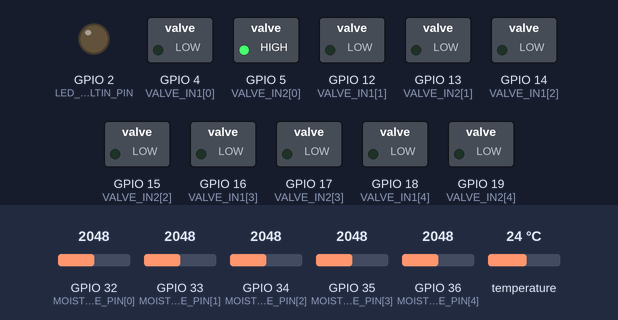
A sketch run on a simulated ESP32. Parts: switched loads named in the sketch (green lamp = pin HIGH), output pins drawn as LEDs (lit = HIGH). The test bench sets the inputs (shaded band); at power-on: GPIO 32 (MOISTURE_PIN[0]) = 2048, GPIO 33 (MOISTURE_PIN[1]) = 2048, GPIO 34 (MOISTURE_PIN[2]) = 2048, GPIO 35 (MOISTURE_PIN[3]) = 2048, GPIO 36 (MOISTURE_PIN[4]) = 2048, temperature 24 °C. WiFi joins after 1.5 s; servers stay silent unless stated; uploads are accepted with an empty reply; random numbers use the default seed unless the sketch sets one; EEPROM starts erased; what the sketch prints to the serial monitor is not drawn.

Above: at 0.1 s.
At 1.0 s:
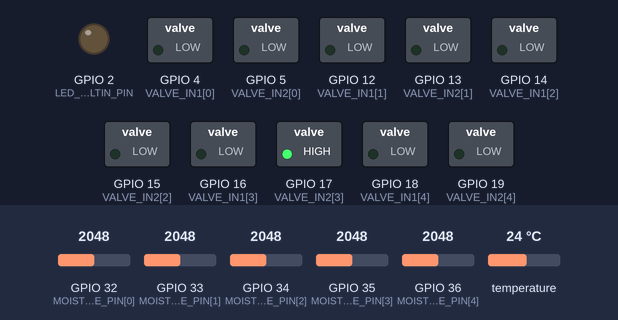
At 1.8 s:
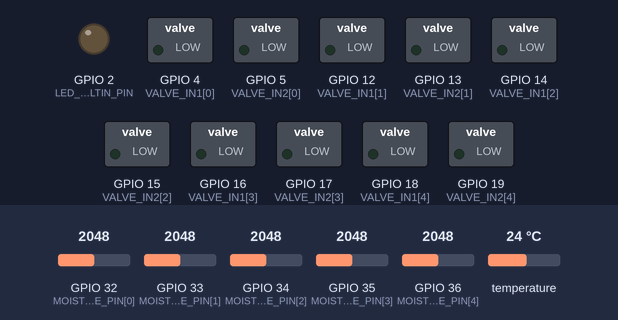
At 3.1 s:
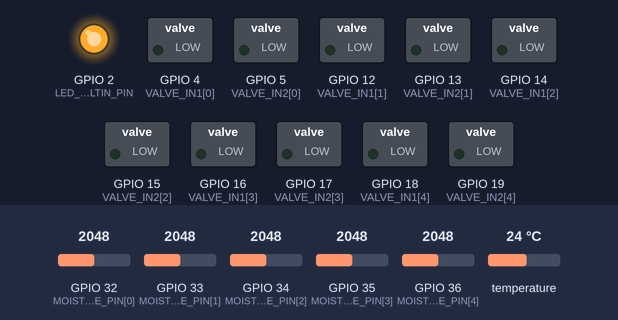
Timing chart, 0 to 4.6 s (numbered marks = the images above):
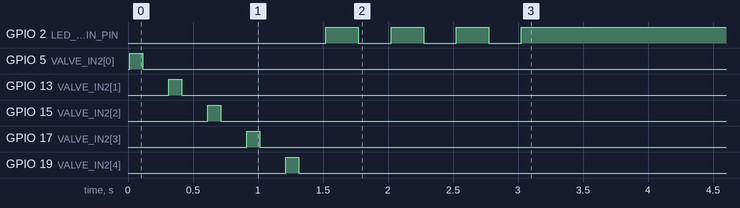

Measured:
- by itself, GPIO 2 (LED_BUILTIN_PIN): alternates HIGH for 0.25 s and LOW for 0.25 s, 6 changes in all, then stays HIGH

The sketch:

irrigation_controller.ino
```cpp
#include <WiFi.h>
#include <WebServer.h>
#include <HTTPClient.h>
#include <Preferences.h>
#include <OneWire.h>
#include <DallasTemperature.h>
#include <ArduinoJson.h>
#include <algorithm>
#include "secrets.h"   // git-ignored — copy from secrets.example.h

// ── Which unit this board is ──────────────────────────────────────────────────
// Set in secrets.h together with that unit's key: 1 = Unit A, 2 = B, 3 = C, 4 = D.
// Unit D has four zones and the pond level sensor.
#define UNIT_ID           SECRET_UNIT_ID

// ── WiFi credentials ─────────────────────────────────────────────────────────
const char* WIFI_SSID     = SECRET_WIFI_SSID;
const char* WIFI_PASSWORD = SECRET_WIFI_PASSWORD;

// ── Central server ────────────────────────────────────────────────────────────
// The board checks in every CHECKIN_MS; the reply says which valves should be
// open and for how many more seconds. Key = 'unit-a' … 'unit-d' in
// backend/config/device_keys.php.
const char* SERVER_URL    = "http://paradisepond.tech/irrigation";
const char* API_KEY       = SECRET_API_KEY;
#define CHECKIN_MS        5000UL   // also how fast Open/Close on the web page takes effect
#define HTTP_TIMEOUT_MS   3000
#define SENSOR_REPORT_MS  60000UL  // moisture, temperature (and pond level) go with one check-in a minute

// ── Hardware pin assignments ──────────────────────────────────────────────────
#define LED_BUILTIN_PIN   2
#define ONE_WIRE_PIN      21

// IN1 = the open drive, IN2 = the close drive, for each zone.
// Units A–C: one DRV8871 per zone. GPIO 12 is a strapping pin and must be LOW at
// boot — the DRV8871's own input pull-downs keep it LOW.
// Unit D: Songle 8-relay module (active LOW, as on Unit E), two relays per valve.
// Each relay's COM goes to one valve wire, NO to 9V and NC to GND, so at rest both
// wires sit on GND, and the IN1 relay or the IN2 relay pulses the valve one way or
// the other. The module holds its inputs HIGH, so Zone 22 uses GPIO 25, not 12.
#if UNIT_ID == 4
#define NUM_ZONES         4
#define POND_SENSOR       1
#define VALVE_ON          LOW
#define VALVE_OFF         HIGH
const uint8_t VALVE_IN1[NUM_ZONES]    = {4,  25, 14, 16};   // relays K1, K3, K5, K7
const uint8_t VALVE_IN2[NUM_ZONES]    = {5,  13, 15, 17};   // relays K2, K4, K6, K8
const uint8_t MOISTURE_PIN[NUM_ZONES] = {32, 33, 34, 35};   // DFRobot SEN0308
#else
#define NUM_ZONES         5
#define POND_SENSOR       0
#define VALVE_ON          HIGH
#define VALVE_OFF         LOW
const uint8_t VALVE_IN1[NUM_ZONES]    = {4,  12, 14, 16, 18};
const uint8_t VALVE_IN2[NUM_ZONES]    = {5,  13, 15, 17, 19};
const uint8_t MOISTURE_PIN[NUM_ZONES] = {32, 33, 34, 35, 36};
#endif

// ── Pond level (Unit D) ───────────────────────────────────────────────────────
// Taidacent waterproof ultrasonic sensor, UART 9600 8N1, mounted above the water
// looking down. Each frame is 0xFF, high byte, low byte, checksum (low 8 bits of
// the sum of the first three); the distance is high × 256 + low in mm. The
// "auto output" version sends frames on its own; the "controlled" version answers
// a byte on its RX, so the board sends one whenever frames stop arriving.
#define POND_RX_PIN       26        // ← sensor TX (pin 4, white)
#define POND_TX_PIN       27        // → sensor RX (pin 3, yellow). Power it from 3.3V (red, black = GND)
#define POND_SAMPLES      15        // median of the latest readings, to ride out ripples
#define POND_STALE_MS     10000UL   // no reading for this long = sensor not answering

// ── Valves ────────────────────────────────────────────────────────────────────
// Rainbird 9V latching solenoids: a 100 ms pulse switches them, and they stay
// put without power. Open = IN1 on, close = IN2 on, idle = both off.
#define VALVE_PULSE_MS    100
#define VALVE_GAP_MS      200   // between pulses, so two solenoids never pulse at once

// ── Global state ──────────────────────────────────────────────────────────────
WebServer         server(80);
Preferences       prefs;
OneWire           oneWire(ONE_WIRE_PIN);
DallasTemperature tempSensors(&oneWire);

struct Zone {
    bool          open;
    unsigned long closeAtMs;     // the board closes the valve itself at this time
};
Zone zones[NUM_ZONES];

unsigned long lastCheckinMs  = 0;
unsigned long lastSensorMs   = 0;
bool          sensorsDue     = true;   // send readings with the first check-in

#if POND_SENSOR
uint16_t      pondSamples[POND_SAMPLES];
uint8_t       pondCount      = 0, pondNext = 0;
unsigned long pondLastMs     = 0;       // last good frame
unsigned long pondPollMs     = 0;
uint8_t       pondFrame[4];
uint8_t       pondPos        = 0;
#endif

// ── Valve event queue ─────────────────────────────────────────────────────────
// Every open/close is queued and sent with the next check-in, so moves during a
// WiFi outage still reach the event log. seq starts at 1 each boot; the server
// uses boot_id + seq to skip events it already stored.
enum Reason : uint8_t { REASON_SERVER, REASON_TIMER, REASON_RESTART };
const char* REASON_NAME[] = {"server", "timer", "restart"};

struct ValveEvent {
    uint32_t      seq;
    uint8_t       zone;          // local index 0 to NUM_ZONES - 1
    bool          open;
    Reason        reason;
    unsigned long atMs;
};
#define EVENT_QUEUE_LEN   32
ValveEvent    eventQueue[EVENT_QUEUE_LEN];
uint8_t       eventCount   = 0;
uint32_t      nextEventSeq = 1;
uint32_t      bootId       = 0;

void queueEvent(uint8_t z, bool open, Reason reason) {
    if (eventCount == EVENT_QUEUE_LEN) {   // full (long WiFi outage) — drop the oldest
        memmove(eventQueue, eventQueue + 1, sizeof(ValveEvent) * (EVENT_QUEUE_LEN - 1));
        eventCount--;
    }
    eventQueue[eventCount++] = {nextEventSeq++, z, open, reason, millis()};
}

void dropSentEvents(uint8_t sent) {
    memmove(eventQueue, eventQueue + sent, sizeof(ValveEvent) * (eventCount - sent));
    eventCount -= sent;
}

// ── Valve control ─────────────────────────────────────────────────────────────
void saveValveStates() {
    prefs.begin("valves", false);
    for (uint8_t i = 0; i < NUM_ZONES; i++) {
        char key[4];
        snprintf(key, sizeof(key), "v%d", i);
        prefs.putBool(key, zones[i].open);
    }
    prefs.end();
}

void pulse(uint8_t z, bool open) {
    digitalWrite(VALVE_IN1[z], open ? VALVE_ON  : VALVE_OFF);
    digitalWrite(VALVE_IN2[z], open ? VALVE_OFF : VALVE_ON);
    delay(VALVE_PULSE_MS);
    digitalWrite(VALVE_IN1[z], VALVE_OFF);
    digitalWrite(VALVE_IN2[z], VALVE_OFF);
    delay(VALVE_GAP_MS);
}

void setValve(uint8_t z, bool open, Reason reason, uint32_t runSec = 0) {
    if (open) zones[z].closeAtMs = millis() + runSec * 1000UL;
    if (zones[z].open == open) return;
    pulse(z, open);
    zones[z].open = open;
    saveValveStates();
    queueEvent(z, open, reason);
    Serial.printf("Zone %d valve %s (%s)\n", z, open ? "OPEN" : "CLOSED", REASON_NAME[reason]);
}

// Close any valve whose run time is up — works without WiFi
void runTimers() {
    for (uint8_t z = 0; z < NUM_ZONES; z++) {
        if (zones[z].open && (long)(millis() - zones[z].closeAtMs) >= 0) {
            setValve(z, false, REASON_TIMER);
        }
    }
}

// ── Status ────────────────────────────────────────────────────────────────────
void fillStatus(JsonDocument& doc) {
    unsigned long now = millis();
    doc["unit_id"]  = UNIT_ID;
    doc["ip"]       = WiFi.localIP().toString();
    doc["uptime_s"] = now / 1000;
    doc["rssi"]     = WiFi.RSSI();   // dBm, shown on the dashboard
    doc["bssid"]    = WiFi.BSSIDstr();   // which access point it's on
    JsonArray arr = doc["valves"].to<JsonArray>();
    for (uint8_t z = 0; z < NUM_ZONES; z++) {
        JsonObject o = arr.add<JsonObject>();
        o["open"] = zones[z].open;
        long left = zones[z].open ? (long)(zones[z].closeAtMs - now) / 1000 : 0;
        o["remaining_s"] = left < 0 ? 0 : left;
    }
}

#if POND_SENSOR
// Read whatever bytes have arrived and keep each good frame's distance
void readPond() {
    while (Serial2.available()) {
        uint8_t b = Serial2.read();
        if (pondPos == 0 && b != 0xFF) continue;   // wait for a frame start
        pondFrame[pondPos++] = b;
        if (pondPos < 4) continue;
        pondPos = 0;
        if (((pondFrame[0] + pondFrame[1] + pondFrame[2]) & 0xFF) != pondFrame[3]) continue;
        uint16_t mm = pondFrame[1] << 8 | pondFrame[2];
        if (mm == 0) continue;                     // nothing in range
        pondSamples[pondNext] = mm;
        pondNext = (pondNext + 1) % POND_SAMPLES;
        if (pondCount < POND_SAMPLES) pondCount++;
        pondLastMs = millis();
    }
    // Controlled-output sensors only measure when asked
    if (millis() - pondLastMs > 1000 && millis() - pondPollMs > 300) {
        pondPollMs = millis();
        Serial2.write(0x55);
    }
}

// Median of the recent readings in mm, or 0 when the sensor has gone quiet
uint16_t pondDistanceMm() {
    if (pondCount == 0 || millis() - pondLastMs > POND_STALE_MS) return 0;
    uint16_t sorted[POND_SAMPLES];
    memcpy(sorted, pondSamples, sizeof(uint16_t) * pondCount);
    std::sort(sorted, sorted + pondCount);
    return sorted[pondCount / 2];
}
#endif

void fillSensors(JsonDocument& doc) {
    JsonObject s = doc["sensors"].to<JsonObject>();
    JsonArray m  = s["moisture"].to<JsonArray>();
    for (uint8_t z = 0; z < NUM_ZONES; z++) m.add(analogRead(MOISTURE_PIN[z]));   // 0–4095, dry = high

#if POND_SENSOR
    uint16_t mm = pondDistanceMm();
    if (mm) s["pond_mm"] = mm;
    else    s["pond_mm"] = nullptr;   // the server shows "no reading"
#endif

    tempSensors.requestTemperatures();
    s["temp_c"] = tempSensors.getTempCByIndex(0);   // -127 = no sensor connected
    DeviceAddress addr;
    if (tempSensors.getAddress(addr, 0)) {
        char addrStr[17];
        for (uint8_t i = 0; i < 8; i++) sprintf(addrStr + i * 2, "%02X", addr[i]);
        s["sensor_addr"] = addrStr;
    }
}

// ── Server check-in ───────────────────────────────────────────────────────────
void checkIn() {
    JsonDocument doc;
    fillStatus(doc);
    bool withSensors = sensorsDue;
    if (withSensors) fillSensors(doc);

    unsigned long now = millis();
    uint8_t sent      = eventCount;
    doc["boot_id"]    = String(bootId, HEX);
    JsonArray events  = doc["events"].to<JsonArray>();
    for (uint8_t i = 0; i < sent; i++) {
        JsonObject e = events.add<JsonObject>();
        e["seq"]    = eventQueue[i].seq;
        e["zone"]   = eventQueue[i].zone;
        e["action"] = eventQueue[i].open ? "open" : "close";
        e["reason"] = REASON_NAME[eventQueue[i].reason];
        e["ago_s"]  = (now - eventQueue[i].atMs) / 1000;
    }

    String body;
    serializeJson(doc, body);

    HTTPClient http;
    http.setTimeout(HTTP_TIMEOUT_MS);
    http.begin(String(SERVER_URL) + "/api/unit_report.php");
    http.addHeader("Content-Type", "application/json");
    http.addHeader("Authorization", String("Bearer ") + API_KEY);
    int code = http.POST(body);

    if (code == 200) {
        JsonDocument reply;
        if (!deserializeJson(reply, http.getString()) && reply["zones"].is<JsonArray>()) {
            dropSentEvents(sent);   // server has them now (events queued during the POST stay)
            if (withSensors) sensorsDue = false;
            JsonArray want = reply["zones"];
            for (uint8_t z = 0; z < NUM_ZONES && z < want.size(); z++) {
                bool     open = want[z]["open"] | false;
                uint32_t runS = want[z]["run_s"] | 0;
                if (open && runS > 0) setValve(z, true, REASON_SERVER, runS);   // also refreshes the end time
                else if (!open)       setValve(z, false, REASON_SERVER);
            }
        } else {
            Serial.printf("Server reply not understood: %s\n", http.getString().c_str());
        }
    } else {
        Serial.printf("Check-in failed: %d\n", code);
    }
    http.end();
}

// ── Local endpoint (LAN only, for testing) ────────────────────────────────────
// Valves are controlled from the web page only — the server decides what's open.
void handleStatus() {
    JsonDocument doc;
    fillStatus(doc);
    fillSensors(doc);
    String json;
    serializeJson(doc, json);
    server.send(200, "application/json", json);
}

// ── WiFi ──────────────────────────────────────────────────────────────────────
// Waits up to 20 s at boot; after that the ESP32 reconnects on its own and any
// open valve still closes on its timer without WiFi.
void connectWiFi() {
    WiFi.mode(WIFI_STA);
    WiFi.setAutoReconnect(true);
    WiFi.begin(WIFI_SSID, WIFI_PASSWORD);
    Serial.printf("Unit %d connecting to %s", UNIT_ID, WIFI_SSID);
    unsigned long start = millis();
    while (WiFi.status() != WL_CONNECTED && millis() - start < 20000) {
        digitalWrite(LED_BUILTIN_PIN, !digitalRead(LED_BUILTIN_PIN));
        delay(250);
        Serial.print(".");
    }
    if (WiFi.status() == WL_CONNECTED) {
        Serial.printf("\nConnected, IP: %s\n", WiFi.localIP().toString().c_str());
    } else {
        Serial.println("\nWiFi not connected yet — continuing, will keep retrying");
    }
}

// ── Setup / loop ──────────────────────────────────────────────────────────────
void setup() {
    // Valve drives off first (idle). pinMode before digitalWrite: on ESP32 core 3.x
    // a digitalWrite before pinMode is ignored. On Unit D the pin is LOW (= relay on)
    // for the few µs between the two calls, far too short for a relay to react.
    for (uint8_t z = 0; z < NUM_ZONES; z++) {
        pinMode(VALVE_IN1[z], OUTPUT);
        digitalWrite(VALVE_IN1[z], VALVE_OFF);
        pinMode(VALVE_IN2[z], OUTPUT);
        digitalWrite(VALVE_IN2[z], VALVE_OFF);
        pinMode(MOISTURE_PIN[z], INPUT);
    }
    pinMode(LED_BUILTIN_PIN, OUTPUT);

    Serial.begin(115200);
#if POND_SENSOR
    Serial2.begin(9600, SERIAL_8N1, POND_RX_PIN, POND_TX_PIN);
#endif
    bootId = esp_random();
    tempSensors.begin();

    // Latching valves keep whatever state they had, and the run timer was lost, so
    // close every valve at power-up. If the web page or a schedule still wants one
    // open, the first check-in reopens it for the time that's left.
    prefs.begin("valves", true);
    bool wasOpen[NUM_ZONES];
    for (uint8_t z = 0; z < NUM_ZONES; z++) {
        char key[4];
        snprintf(key, sizeof(key), "v%d", z);
        wasOpen[z] = prefs.getBool(key, false);
    }
    prefs.end();
    for (uint8_t z = 0; z < NUM_ZONES; z++) {
        pulse(z, false);
        zones[z] = {false, 0};
        if (wasOpen[z]) queueEvent(z, false, REASON_RESTART);
    }
    saveValveStates();
    Serial.printf("Unit %d: all valves closed\n", UNIT_ID);

    connectWiFi();

    server.on("/status", HTTP_GET, handleStatus);
    server.begin();
}

void loop() {
    server.handleClient();
    runTimers();
#if POND_SENSOR
    readPond();
#endif

    bool online = WiFi.status() == WL_CONNECTED;
    digitalWrite(LED_BUILTIN_PIN, online ? HIGH : (millis() / 250) % 2);   // solid = online, blink = no WiFi

    if (millis() - lastSensorMs >= SENSOR_REPORT_MS) {
        lastSensorMs = millis();
        sensorsDue   = true;
    }
    if (online && millis() - lastCheckinMs >= CHECKIN_MS) {
        lastCheckinMs = millis();
        checkIn();
        runTimers();
    }
}
```

secrets.example.h
```cpp
// Copy to secrets.h (git-ignored) and fill in. Set SECRET_UNIT_ID to the board
// you're flashing: 1 = Unit A, 2 = Unit B, 3 = Unit C, 4 = Unit D (4 zones + pond
// level). Each key must match that unit's entry ('unit-a' … 'unit-d') in
// backend/config/device_keys.php.
#define SECRET_UNIT_ID       1
#define SECRET_WIFI_SSID     "YOUR_SSID"
#define SECRET_WIFI_PASSWORD "YOUR_PASSWORD"

#if SECRET_UNIT_ID == 1
#define SECRET_API_KEY       "CHANGE_ME"
#elif SECRET_UNIT_ID == 4
#define SECRET_API_KEY       "CHANGE_ME"
#else
#error "No API key in secrets.h for this unit"
#endif
```
